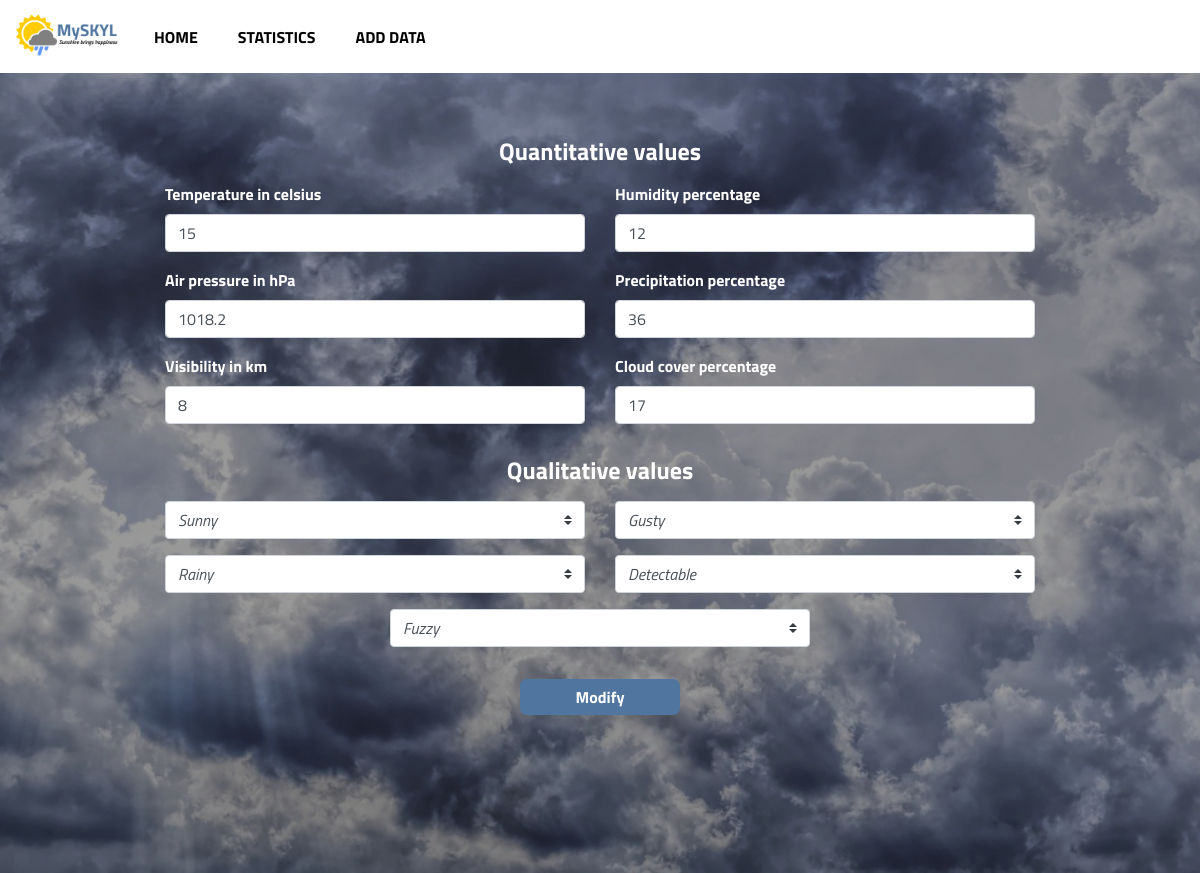
Page /modify.php?id=4 on the committed database.
### tables this page shows
CREATE TABLE `quantitative_data` (
  `record_id` int(11) NOT NULL,
  `temprature_celsius` float NOT NULL,
  `humidity_percent` float NOT NULL,
  `air_pressure` float NOT NULL,
  `precipitation_percent` int(11) NOT NULL,
  `visibility` float NOT NULL,
  `cloud_cover_percent` int(11) NOT NULL,
  `record_date` date NOT NULL,
  `record_time` time NOT NULL,
  `wind_speed` int(11) NOT NULL,
  `fog_id` int(11) NOT NULL,
  `wind_id` int(11) NOT NULL,
  `visibility_id` int(11) NOT NULL,
  `humidity_id` int(11) NOT NULL,
  `weather_condition_id` int(11) NOT NULL
);

### modify.php (the view, shortened to what this page needs)
<?php
include 'db_connection.php';
$id = $_GET["id"];
if (array_key_exists('modify-row', $_POST) && isset($_POST["temperature"])
    && isset($_POST["airpressure"])
    && isset($_POST["visibility_km"])
    && isset($_POST["humidity_percent"])
    && isset($_POST["precipitation"])
    && isset($_POST["cloudcover"])
    && isset($_POST["weather-condition"])
    && isset($_POST["humidity"])
    && isset($_POST["wind"])
    && isset($_POST["visibility"])
    && isset($_POST["fog"])
) {
    $temperature = $_POST["temperature"];
    $humidity_percent = $_POST["humidity_percent"];
    $airpressure = $_POST["airpressure"];
    $precipitation = $_POST["precipitation"];
    $visibility_km = $_POST["visibility_km"];
    $cloudcover = $_POST["cloudcover"];
    $weather_condition = $_POST["weather-condition"];
    $humidity = $_POST["humidity"];
    $wind = $_POST["wind"];
    $visibility = $_POST["visibility"];
    $fog = $_POST["fog"];
    $sqlModify = "UPDATE quantitative_data SET
            quantitative_data.temprature_celsius = ?,
            quantitative_data.humidity_percent = ?,
            quantitative_data.air_pressure = ?,
            quantitative_data.precipitation_percent = ?,
            quantitative_data.visibility = ?,
            quantitative_data.cloud_cover_percent = ?,
            quantitative_data.weather_condition_id = ?,
            quantitative_data.humidity_id = ?,
            quantitative_data.wind_id = ?,
            quantitative_data.visibility_id = ?,
            quantitative_data.fog_id = ? WHERE
            quantitative_data.record_id = ?;";
    $stmt = $conn->prepare($sqlModify);
    if ($stmt) {
        $stmt->bind_param("ddddddiiiiii", $temperature, $humidity_percent, $airpressure,
            $precipitation, $visibility_km, $cloudcover, $weather_condition, $humidity, $wind,
            $visibility, $fog, $id);
        $stmt->execute();
    }
    $result = $stmt->get_result();
    header("Location: /myskyl/details.php?id=$id");
} else {
    $sql = "SELECT record_id, weather_condition_id, humidity_id,
     wind_id, visibility_id, fog_id,
     temprature_celsius, humidity_percent, air_pressure, precipitation_percent,
     visibility AS visibility_km, cloud_cover_percent, record_date
     FROM quantitative_data
     WHERE record_id = ?";
    $stmt = $conn->prepare($sql);
    if ($stmt) {
        $stmt->bind_param("i", $id);
        $stmt->execute();
    }
    $result = $stmt->get_result();
    if ($result->num_rows > 0) {
        $row = $result->fetch_assoc();
    }
}
?>
<!DOCTYPE html>
<html lang="en">
<head>
    <link rel="stylesheet" href="https://maxcdn.bootstrapcdn.com/bootstrap/4.0.0/css/bootstrap.min.css">
    <link rel="stylesheet" href="https://cdnjs.cloudflare.com/ajax/libs/font-awesome/4.7.0/css/font-awesome.min.css">
    <link rel="stylesheet" href="https://cdnjs.cloudflare.com/ajax/libs/animate.css/4.1.1/animate.min.css">
    <link rel="stylesheet" href="css/main.css">
    <link rel="stylesheet" href="css/add_data.css">
</head>
<body>
    <header>
        <nav class="navbar navbar-expand-md navbar-light">
            <a class="navbar-brand" href="index.php?year=2018"><img src="assets/logo.png" alt="logo" class="logo"></a>
            <div class="collapse navbar-collapse" id="navbarSupportedContent">
                <ul class="navbar-nav mr-auto">
                    <li class="nav-item">
                        <a class="nav-link" href="index.php?year=2018">HOME</a>
                    </li>
                    <li class="nav-item">
                        <a class="nav-link" href="statistics.php?year=2018">STATISTICS</a>
                    </li>
                    <li class="nav-item">
                        <a class="nav-link" href="add_data.php">ADD DATA</a>
                    </li>
                </ul>
            </div>
        </nav>
    </header>
    <main class="container-fluid">
        <section class="row justify-content-center">
            <div class="col-lg-9 col-md-10 col-11">
                <form action="" method="post">
                    <div class="form-data">
                        <h4 class="section-header animate__animated animate__fadeInLeft">Quantitative values</h4>
                        <div class="row">
                            <div class="col-sm-6">
                                <div class="form-group animate__animated animate__fadeInLeft">
                                    <label for="temperature">Temperature in celsius</label>
                                    <input type="text" class="form-control" name="temperature" id="temperature"
                                        value="<?php echo $row["temprature_celsius"] ?>">
                                </div>
                                <div class="form-group animate__animated animate__fadeInLeft">
                                    <label for="airpressure">Air pressure in hPa</label>
                                    <input type="text" class="form-control" name="airpressure" id="airpressure"
                                        value="<?php echo $row["air_pressure"] ?>">
                                </div>
                                <div class="form-group animate__animated animate__fadeInLeft">
                                    <label for="visibility_km">Visibility in km</label>
                                    <input type="text" class="form-control" name="visibility_km" id="visibility_km"
                                        value="<?php echo $row["visibility_km"] ?>">
                                </div>
                            </div>
                            <div class=" col-sm-6">
                                <div class="form-group animate__animated animate__fadeInLeft">
                                    <label for="humidity_percent">Humidity percentage</label>
                                    <input type="text" class="form-control" name="humidity_percent"
                                        id="humidity_percent" value="<?php echo $row["humidity_percent"] ?>">
                                </div>
                                <div class="form-group animate__animated animate__fadeInLeft">
                                    <label for="precipitation">Precipitation percentage</label>
                                    <input type="text" class="form-control" name="precipitation" id="precipitation"
                                        value="<?php echo $row["precipitation_percent"] ?>">
                                </div>
                                <div class="form-group animate__animated animate__fadeInLeft">
                                    <label for="cloudcover">Cloud cover percentage</label>
                                    <input type="text" class="form-control" name="cloudcover" id="cloudcover"
                                        value="<?php echo $row["cloud_cover_percent"] ?>">
                                </div>
                            </div>
                        </div>
                        <h4 class="section-header animate__animated animate__fadeInLeft">Qualitative values</h4>
                        <div class="row justify-content-center">
                            <div class="col-sm-6">
                                <select name="weather-condition"
                                    class="custom-select animate__animated animate__fadeInLeft">
                                    <option <?php echo $row["weather_condition_id"] == "4" ? "selected" : "" ?>
                                        value="4">
                                        Sunny</option>
                                </select>
                                <select name="humidity" class="custom-select animate__animated animate__fadeInLeft">
                                    <option <?php echo $row["humidity_id"] == "4" ? "selected" : "" ?> value="4">Rainy
                                    </option>
                                </select>
                            </div>
                            <div class="col-sm-6">
                                <select name="wind" class="custom-select animate__animated animate__fadeInLeft">
                                    <option <?php echo $row["wind_id"] == "4" ? "selected" : "" ?> value="4">Gusty
                                    </option>
                                </select>
                                <select name="visibility" class="custom-select animate__animated animate__fadeInLeft">
                                    <option <?php echo $row["visibility_id"] == "4" ? "selected" : "" ?> value="4">
                                        Detectable
                                    </option>
                                </select>
                            </div>
                            <div class="col-sm-6">
                                <select name="fog" class="custom-select animate__animated animate__fadeInLeft">
                                    <option <?php echo $row["fog_id"] == "4" ? "selected" : "" ?> value="4">
                                        Fuzzy
                                    </option>
                                </select>
                            </div>
                        </div>
                    </div>
                    <button class="custom-btn animate__animated animate__fadeInLeft" name="modify-row"
                        type="submit">Modify</button>
                </form>
            </div>
        </section>
    </main>
</body>
</html>

### css/main.css (style rules this page uses)
:root { --primary: #50759F; }
body { font-family: 'Titillium Web', sans-serif; min-width: 320px; overflow-x: hidden !important; }
main { min-height: 100vh; padding: 3rem 0; background-color: rgba(0, 0, 0, 0.5); background-position: center; background-repeat: no-repeat; background-size: cover; color: white; text-align: center; }
.nav-item { font-weight: bold; margin: 0 0.75rem; }
.nav-link { color: black !important; }
.logo { width: 110px; }
h3, h1, h4 { font-weight: bold; }
.custom-btn { cursor: pointer; font-weight: bold; padding: 0.4rem 3.5rem; background-color: var(--primary); color: white; border: none; border-radius: 7px; }
.form-control::placeholder, .custom-select { font-style: italic; }
.form-group>label { font-weight: bold; font-size: 1rem; }
.form-group { text-align: left; }
.custom-select { margin-bottom: 1rem; }
.form-data { margin-bottom: 1rem; }
nav { padding: 0.25rem 0.5rem !important; }

### css/add_data.css (style rules this page uses)
main { background-image: url('../assets/add_data.jpg'); }
.section-header { margin: 1rem 0; }

### rows in the picture
quantitative_data: temperature "15", airpressure "1018.2", visibility_km "8", humidity_percent "12", precipitation "36", cloudcover "17", weather-condition "Sunny", humidity "Rainy", wind "Gusty", visibility "Detectable", fog "Fuzzy"
